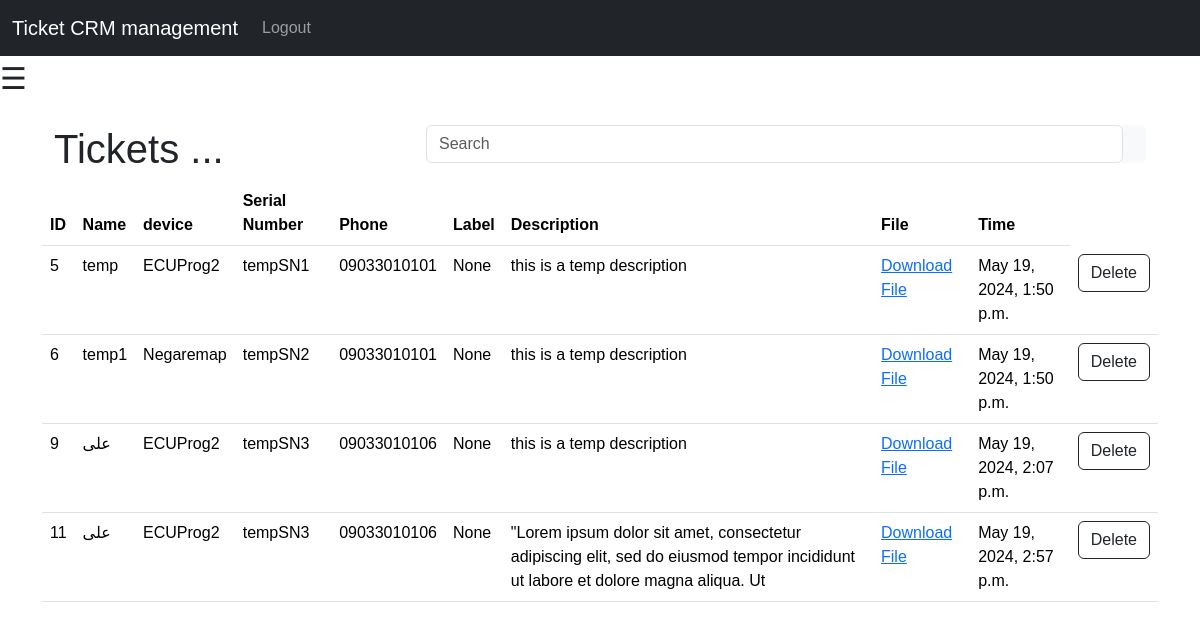
The app's page / (signed in) with its own data.
### ticket_restf/models.py (models this page shows, shortened)
class Ticket(models.Model):
    id  = models.AutoField(primary_key=True)
    name = models.CharField(max_length=50)
    device = models.CharField(max_length=50 , default= "unknows")
    phone = models.CharField(max_length=12 ,default='no phone')
    serial_number = models.CharField(max_length=12)
    label = models.CharField(max_length=25 , null=True)
    description = models.CharField(max_length=500)
    file = models.FileField(upload_to='files/')
    created_at = models.DateTimeField(auto_now_add=True, null=True)

### ticket_restf/views.py (the view, shortened to what this page needs)
# urls.py: 2. Add a URL to urlpatterns:  path('', views.home, name='home')
def home(request):
    tickets = Ticket.objects.all()
    return render(request, 'home.html', {'tickets':tickets })

### ticket_restf/templates/home.html (shortened to what this page needs)
{% extends "base.html" %} {% block content %} {% if user.is_authenticated %}
<div class="container">
  <div class="row">
    <div class="col-4">
      <h1>Tickets ...</h1>
    </div>
    <div class="col-8">
      <div class="input-group rounded">
        <input
          type="search"
          id="search-input"
          class="form-control rounded"
          placeholder="Search"
          aria-label="Search"
          aria-describedby="search-addon"
          onkeyup="filterTable()"
        />
        <span class="input-group-text border-0" id="search-addon">
        </span>
      </div>
    </div>
  </div>
</div>
<table class="table" id="ticket-table">
  <thead>
    <tr>
      <th scope="col-2">ID</th>
      <th scope="col-2">Name</th>
      <th scope="col-2">device</th>
      <th scope="col-2">Serial Number</th>
      <th scope="col-2">Phone</th>
      <th scope="col-2">Label</th>
      <th scope="col-6">Description</th>
      <th scope="col-2">File</th>
      <th scope="col-2">Time </th>
    </tr>
  </thead>
  <tbody>
    {% if tickets %} {% for ticket in tickets %}
    <tr class="table_data">
      <td>{{ticket.id}}</td>
      <td>{{ticket.name}}</td>
      <td>{{ticket.device}}</td>
      <td>{{ticket.serial_number}}</td>
      <td>{{ticket.phone}}</td>
      <td>{{ticket.label}}</td>
      <td>{{ticket.description}}</td>
      <td><a href="{% url 'download_file' ticket.id %}">Download File</a></td>
      <td>{{ticket.created_at}}</td>
      <td>
        <a href="{% url 'delete_ticket' ticket.id %}"
          ><button type="button" class="btn btn-outline-dark">Delete</button></a
        >
      </td>
    </tr>
    {% endfor %} {% endif %}
  </tbody>
</table>
{% else %}
<h1>Login</h1>
<form method="POST" action="{% url 'home' %}">
  {% csrf_token %} {% include "loginForm.html" %}
</form>
{% endif %} {% endblock content %}

### ticket_restf/templates/base.html (shortened to what this page needs)
<!doctype html>
<html lang="en">
  <head>
    <link href="https://cdn.jsdelivr.net/npm/bootstrap@5.3.2/dist/css/bootstrap.min.css" rel="stylesheet">
  </head>
  <body>
    {% include "navbar.html" %}
    <span style="font-size: 30px; cursor: pointer" onclick="openDrawer()"
    >&#9776;
  </span>
    <div class="container">
        <br/>
    {% block content %}{% endblock content %}
    </div>
  </body>
</html>

### ticket_restf/templates/navbar.html (shortened to what this page needs)
<nav class="navbar navbar-expand-lg navbar-dark bg-dark">
    <div class="container-fluid">
      <a class="navbar-brand" href="{% url 'home' %}">Ticket CRM management</a>
      <div class="collapse navbar-collapse" id="navbarSupportedContent">
        <ul class="navbar-nav me-auto mb-2 mb-lg-0">
          {% if user.is_authenticated %}
          <li class="nav-item">
            <a class="nav-link" href=" {% url 'logout_user' %}">Logout</a>
          </li>
          {% else %}
          <li class="nav-item">
            <a class="nav-link" href="{% url 'home' %}">Login</a>
          </li>
          {% endif %}
        </ul>
      </div>
    </div>
  </nav>

### ticket_restf/templates/base.html (style rules this page uses)
body { margin: 0; font-family: "Arial", sans-serif; }

### records on screen
Ticket: id "5", name "temp", device "ECUProg2", serial_number "tempSN1", phone "09033010101", label "None", description "this is a temp description", created_at "May 19, 2024, 1:50 p.m."
Ticket: id "6", name "temp1", device "Negaremap", serial_number "tempSN2", phone "09033010101", label "None", description "this is a temp description", created_at "May 19, 2024, 1:50 p.m."
Ticket: id "9", name "علی", device "ECUProg2", serial_number "tempSN3", phone "09033010106", label "None", description "this is a temp description", created_at "May 19, 2024, 2:07 p.m."
Ticket: id "11", name "علی", device "ECUProg2", serial_number "tempSN3", phone "09033010106", label "None", description "\"Lorem ipsum dolor sit amet, consectetur adipiscing elit, sed do eiusmod tempor incididunt ut labore et dolore magna aliqua. Ut", created_at "May 19, 2024, 2:57 p.m."
